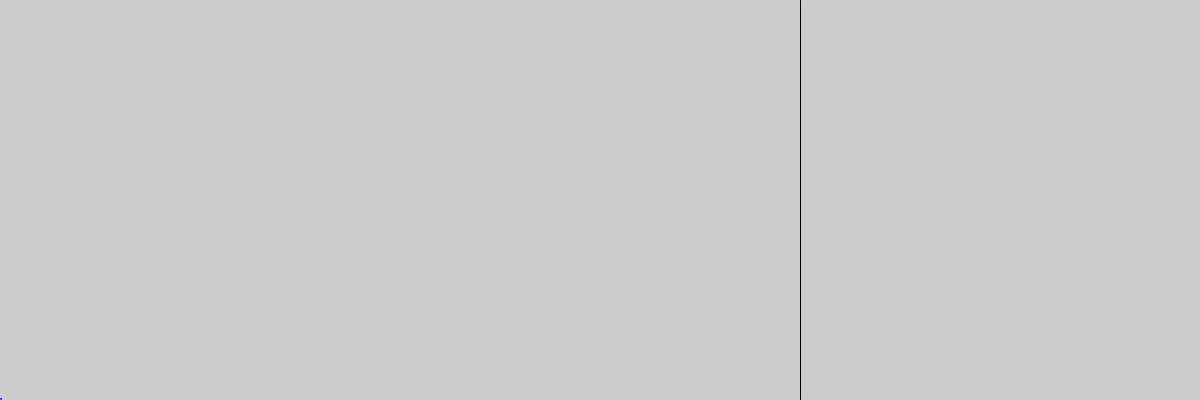
Frame 1 (no input)
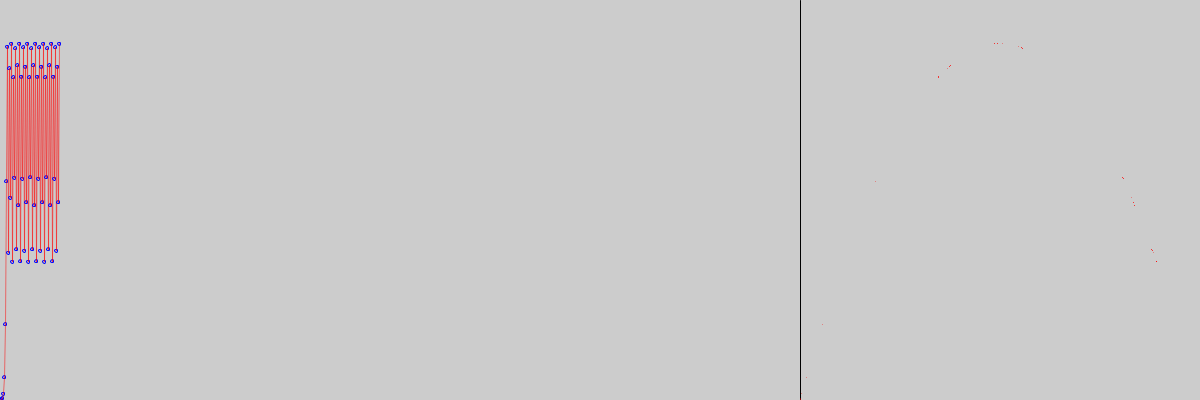
Frame 60 (the mouse pressed at the canvas centre just before this capture)
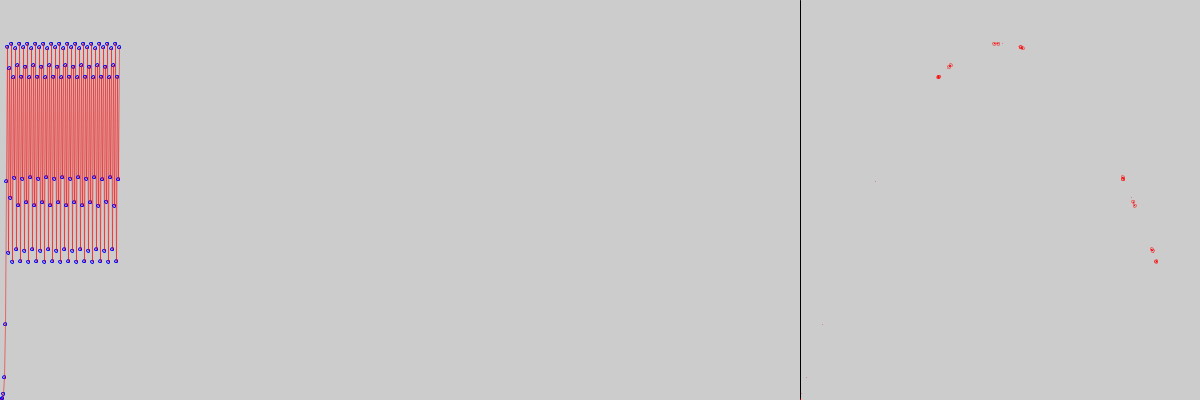
Frame 120 (the mouse held since frame 60 and released just before this capture)

The Processing sketch that drew these frames (run headless with seeded random() and noise(); from frame 60 on, the mouse is pressed at the canvas centre):

// Processing sketch: chaos6
// ── chaos6.pde
//The simplest (almost) chaotic system
//Control parameters
//double R=1.99; //Point attractor
//double R=3.1; //Periodic two-point attractor
//double R=3; //Critical point
//double R=3.5; //4 points (periodic)
//double R=3.55; //8 points (periodic)
double R=3.565; //Still periodic, 14? points.
//double R=3.571; //Close to the edge of chaos
//double R=3.575; //Chaos
//double R=3.58; //Chaos, 4 clouds
//double R=3.6; //Chaos - attractor, 4 clouds and a pool
//double R=4; //Chaos - only the attractor, no pool due to lack of space

double X=0.0001; //State variable, state of the system
int FM=300;
int Rozbieg=100;

double iterate(double x) // Xn --> Xn+1
{
  return R*x*(1-x); //state change implementation
}

void setup()
{
  size(1200,400);
  frameRate(FM);
  line(800,0,800,400);
  noFill();
}

float scale(double X)
{
  return 400-(float)X*400;
}

int N=0;
void draw()
{
 if(N<800)
 {
  double Xp=X;
  X=iterate(X);
  //println(N,X);
  stroke(0,0,255);
  ellipse(N,scale(X),3.0,3.0);
  stroke(255,0,0,128);
  line(N-1,scale(Xp),N,scale(X));
  point(800+(float)Xp*400,scale(X));
  if(N>Rozbieg)
    ellipse(800+(float)Xp*400,scale(X),3.0,3.0);
  N++;
 }
 else
 {
   N=0; X=random(1.0);
 }
}



/// @date 2026-10-29 ( → https://github.com/borkowsk/bookProcessingEN)
